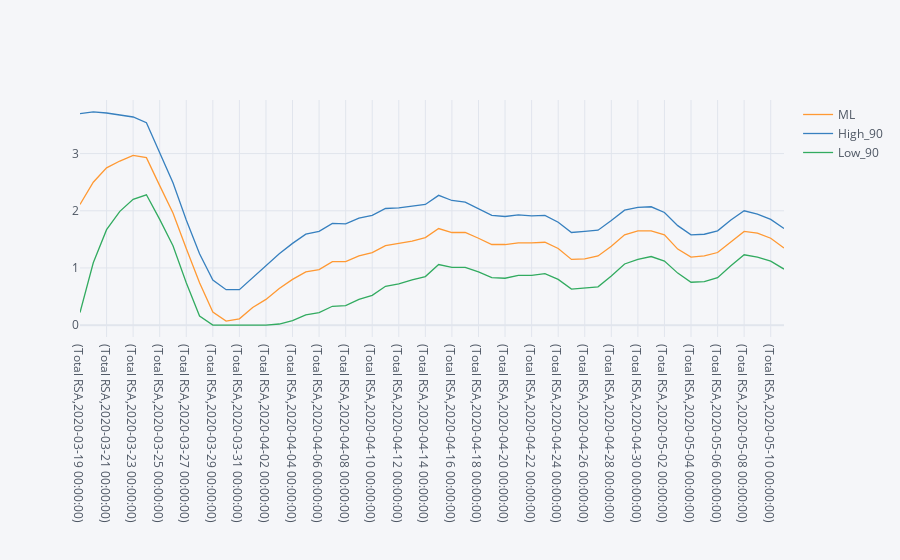

Here is the notebook cell this chart was saved with:
### Code cell
fig = state_single.iplot(asFigure = True)
fig.show()

### Figure 1 — Plotly figure (JSON) as saved in the notebook; plotly's stock layout.template omitted (floating-point values rounded to 4 significant figures)
{"data": [{"line": {"color": "rgba(255, 153, 51, 1.0)", "dash": "solid", "shape": "linear", "width": 1.3}, "mode": "lines", "name": "ML", "text": "", "type": "scatter", "x": ["(Total RSA,2020-03-19 00:00:00)", "(Total RSA,2020-03-20 00:00:00)", "(Total RSA,2020-03-21 00:00:00)", "(Total RSA,2020-03-22 00:00:00)", "(Total RSA,2020-03-23 00:00:00)", "(Total RSA,2020-03-24 00:00:00)", "(Total RSA,2020-03-25 00:00:00)", "(Total RSA,2020-03-26 00:00:00)", "(Total RSA,2020-03-27 00:00:00)", "(Total RSA,2020-03-28 00:00:00)", "(Total RSA,2020-03-29 00:00:00)", "(Total RSA,2020-03-30 00:00:00)", "(Total RSA,2020-03-31 00:00:00)", "(Total RSA,2020-04-01 00:00:00)", "(Total RSA,2020-04-02 00:00:00)", "(Total RSA,2020-04-03 00:00:00)", "(Total RSA,2020-04-04 00:00:00)", "(Total RSA,2020-04-05 00:00:00)", "(Total RSA,2020-04-06 00:00:00)", "(Total RSA,2020-04-07 00:00:00)", "(Total RSA,2020-04-08 00:00:00)", "(Total RSA,2020-04-09 00:00:00)", "(Total RSA,2020-04-10 00:00:00)", "(Total RSA,2020-04-11 00:00:00)", "(Total RSA,2020-04-12 00:00:00)", "(Total RSA,2020-04-13 00:00:00)", "(Total RSA,2020-04-14 00:00:00)", "(Total RSA,2020-04-15 00:00:00)", "(Total RSA,2020-04-16 00:00:00)", "(Total RSA,2020-04-17 00:00:00)", "(Total RSA,2020-04-18 00:00:00)", "(Total RSA,2020-04-19 00:00:00)", "(Total RSA,2020-04-20 00:00:00)", "(Total RSA,2020-04-21 00:00:00)", "(Total RSA,2020-04-22 00:00:00)", "(Total RSA,2020-04-23 00:00:00)", "(Total RSA,2020-04-24 00:00:00)", "(Total RSA,2020-04-25 00:00:00)", "(Total RSA,2020-04-26 00:00:00)", "(Total RSA,2020-04-27 00:00:00)", "(Total RSA,2020-04-28 00:00:00)", "(Total RSA,2020-04-29 00:00:00)", "(Total RSA,2020-04-30 00:00:00)", "(Total RSA,2020-05-01 00:00:00)", "(Total RSA,2020-05-02 00:00:00)", "(Total RSA,2020-05-03 00:00:00)", "(Total RSA,2020-05-04 00:00:00)", "(Total RSA,2020-05-05 00:00:00)", "(Total RSA,2020-05-06 00:00:00)", "(Total RSA,2020-05-07 00:00:00)", "(Total RSA,2020-05-08 00:00:00)", "(Total RSA,2020-05-09 00:00:00)", "(Total RSA,2020-05-10 00:00:00)", "(Total RSA,2020-05-11 00:00:00)"], "y": [2.11, 2.5, 2.75, 2.87, 2.97, 2.93, 2.44, 1.96, 1.34, 0.74, 0.23, 0.07, 0.11, 0.31, 0.45, 0.64, 0.8, 0.93, 0.97, 1.11, 1.11, 1.21, 1.27, 1.39, 1.43, 1.47, 1.53, 1.69, 1.62, 1.62, 1.52, 1.41, 1.41, 1.44, 1.44, 1.45, 1.34, 1.15, 1.16, 1.21, 1.38, 1.58, 1.65, 1.65, 1.58, 1.33, 1.19, 1.21, 1.27, 1.46, 1.64, 1.61, 1.52, 1.35]}, {"line": {"color": "rgba(55, 128, 191, 1.0)", "dash": "solid", "shape": "linear", "width": 1.3}, "mode": "lines", "name": "High_90", "text": "", "type": "scatter", "x": ["(Total RSA,2020-03-19 00:00:00)", "(Total RSA,2020-03-20 00:00:00)", "(Total RSA,2020-03-21 00:00:00)", "(Total RSA,2020-03-22 00:00:00)", "(Total RSA,2020-03-23 00:00:00)", "(Total RSA,2020-03-24 00:00:00)", "(Total RSA,2020-03-25 00:00:00)", "(Total RSA,2020-03-26 00:00:00)", "(Total RSA,2020-03-27 00:00:00)", "(Total RSA,2020-03-28 00:00:00)", "(Total RSA,2020-03-29 00:00:00)", "(Total RSA,2020-03-30 00:00:00)", "(Total RSA,2020-03-31 00:00:00)", "(Total RSA,2020-04-01 00:00:00)", "(Total RSA,2020-04-02 00:00:00)", "(Total RSA,2020-04-03 00:00:00)", "(Total RSA,2020-04-04 00:00:00)", "(Total RSA,2020-04-05 00:00:00)", "(Total RSA,2020-04-06 00:00:00)", "(Total RSA,2020-04-07 00:00:00)", "(Total RSA,2020-04-08 00:00:00)", "(Total RSA,2020-04-09 00:00:00)", "(Total RSA,2020-04-10 00:00:00)", "(Total RSA,2020-04-11 00:00:00)", "(Total RSA,2020-04-12 00:00:00)", "(Total RSA,2020-04-13 00:00:00)", "(Total RSA,2020-04-14 00:00:00)", "(Total RSA,2020-04-15 00:00:00)", "(Total RSA,2020-04-16 00:00:00)", "(Total RSA,2020-04-17 00:00:00)", "(Total RSA,2020-04-18 00:00:00)", "(Total RSA,2020-04-19 00:00:00)", "(Total RSA,2020-04-20 00:00:00)", "(Total RSA,2020-04-21 00:00:00)", "(Total RSA,2020-04-22 00:00:00)", "(Total RSA,2020-04-23 00:00:00)", "(Total RSA,2020-04-24 00:00:00)", "(Total RSA,2020-04-25 00:00:00)", "(Total RSA,2020-04-26 00:00:00)", "(Total RSA,2020-04-27 00:00:00)", "(Total RSA,2020-04-28 00:00:00)", "(Total RSA,2020-04-29 00:00:00)", "(Total RSA,2020-04-30 00:00:00)", "(Total RSA,2020-05-01 00:00:00)", "(Total RSA,2020-05-02 00:00:00)", "(Total RSA,2020-05-03 00:00:00)", "(Total RSA,2020-05-04 00:00:00)", "(Total RSA,2020-05-05 00:00:00)", "(Total RSA,2020-05-06 00:00:00)", "(Total RSA,2020-05-07 00:00:00)", "(Total RSA,2020-05-08 00:00:00)", "(Total RSA,2020-05-09 00:00:00)", "(Total RSA,2020-05-10 00:00:00)", "(Total RSA,2020-05-11 00:00:00)"], "y": [3.7, 3.73, 3.71, 3.67, 3.64, 3.54, 3, 2.49, 1.84, 1.25, 0.79, 0.62, 0.62, 0.83, 1.03, 1.25, 1.43, 1.59, 1.64, 1.78, 1.77, 1.87, 1.92, 2.04, 2.05, 2.08, 2.11, 2.27, 2.18, 2.15, 2.04, 1.92, 1.9, 1.93, 1.91, 1.92, 1.8, 1.62, 1.64, 1.66, 1.83, 2.01, 2.06, 2.07, 1.97, 1.74, 1.58, 1.59, 1.65, 1.84, 2, 1.94, 1.85, 1.69]}, {"line": {"color": "rgba(50, 171, 96, 1.0)", "dash": "solid", "shape": "linear", "width": 1.3}, "mode": "lines", "name": "Low_90", "text": "", "type": "scatter", "x": ["(Total RSA,2020-03-19 00:00:00)", "(Total RSA,2020-03-20 00:00:00)", "(Total RSA,2020-03-21 00:00:00)", "(Total RSA,2020-03-22 00:00:00)", "(Total RSA,2020-03-23 00:00:00)", "(Total RSA,2020-03-24 00:00:00)", "(Total RSA,2020-03-25 00:00:00)", "(Total RSA,2020-03-26 00:00:00)", "(Total RSA,2020-03-27 00:00:00)", "(Total RSA,2020-03-28 00:00:00)", "(Total RSA,2020-03-29 00:00:00)", "(Total RSA,2020-03-30 00:00:00)", "(Total RSA,2020-03-31 00:00:00)", "(Total RSA,2020-04-01 00:00:00)", "(Total RSA,2020-04-02 00:00:00)", "(Total RSA,2020-04-03 00:00:00)", "(Total RSA,2020-04-04 00:00:00)", "(Total RSA,2020-04-05 00:00:00)", "(Total RSA,2020-04-06 00:00:00)", "(Total RSA,2020-04-07 00:00:00)", "(Total RSA,2020-04-08 00:00:00)", "(Total RSA,2020-04-09 00:00:00)", "(Total RSA,2020-04-10 00:00:00)", "(Total RSA,2020-04-11 00:00:00)", "(Total RSA,2020-04-12 00:00:00)", "(Total RSA,2020-04-13 00:00:00)", "(Total RSA,2020-04-14 00:00:00)", "(Total RSA,2020-04-15 00:00:00)", "(Total RSA,2020-04-16 00:00:00)", "(Total RSA,2020-04-17 00:00:00)", "(Total RSA,2020-04-18 00:00:00)", "(Total RSA,2020-04-19 00:00:00)", "(Total RSA,2020-04-20 00:00:00)", "(Total RSA,2020-04-21 00:00:00)", "(Total RSA,2020-04-22 00:00:00)", "(Total RSA,2020-04-23 00:00:00)", "(Total RSA,2020-04-24 00:00:00)", "(Total RSA,2020-04-25 00:00:00)", "(Total RSA,2020-04-26 00:00:00)", "(Total RSA,2020-04-27 00:00:00)", "(Total RSA,2020-04-28 00:00:00)", "(Total RSA,2020-04-29 00:00:00)", "(Total RSA,2020-04-30 00:00:00)", "(Total RSA,2020-05-01 00:00:00)", "(Total RSA,2020-05-02 00:00:00)", "(Total RSA,2020-05-03 00:00:00)", "(Total RSA,2020-05-04 00:00:00)", "(Total RSA,2020-05-05 00:00:00)", "(Total RSA,2020-05-06 00:00:00)", "(Total RSA,2020-05-07 00:00:00)", "(Total RSA,2020-05-08 00:00:00)", "(Total RSA,2020-05-09 00:00:00)", "(Total RSA,2020-05-10 00:00:00)", "(Total RSA,2020-05-11 00:00:00)"], "y": [0.22, 1.09, 1.67, 1.99, 2.2, 2.28, 1.85, 1.39, 0.74, 0.16, 0, 0, 0, 0, 0, 0.02, 0.08, 0.18, 0.22, 0.33, 0.34, 0.45, 0.52, 0.68, 0.72, 0.79, 0.85, 1.06, 1.01, 1.01, 0.93, 0.83, 0.82, 0.87, 0.87, 0.9, 0.8, 0.63, 0.65, 0.67, 0.86, 1.07, 1.15, 1.2, 1.12, 0.91, 0.75, 0.76, 0.83, 1.04, 1.23, 1.19, 1.12, 0.98]}], "layout": {"legend": {"bgcolor": "#F5F6F9", "font": {"color": "#4D5663"}}, "paper_bgcolor": "#F5F6F9", "plot_bgcolor": "#F5F6F9", "title": {"font": {"color": "#4D5663"}}, "xaxis": {"gridcolor": "#E1E5ED", "showgrid": true, "tickfont": {"color": "#4D5663"}, "title": {"font": {"color": "#4D5663"}, "text": ""}, "zerolinecolor": "#E1E5ED"}, "yaxis": {"gridcolor": "#E1E5ED", "showgrid": true, "tickfont": {"color": "#4D5663"}, "title": {"font": {"color": "#4D5663"}, "text": ""}, "zerolinecolor": "#E1E5ED"}}}
